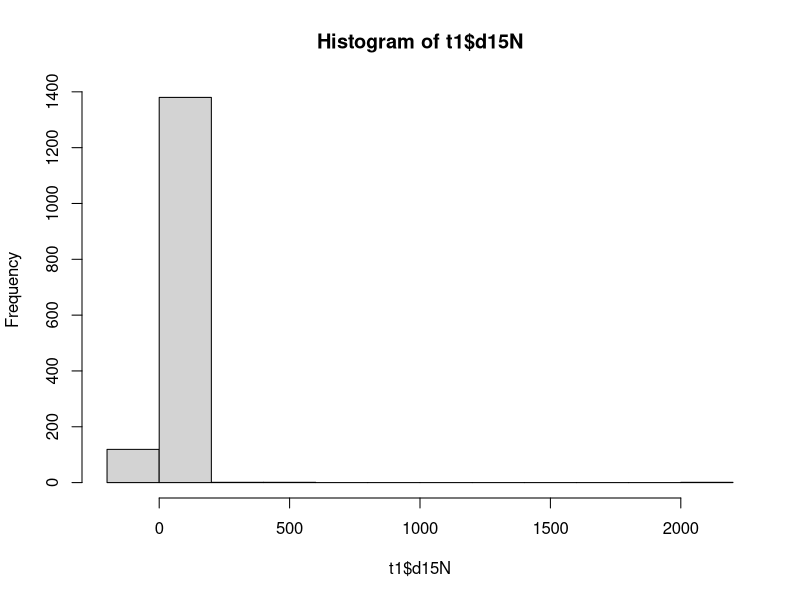
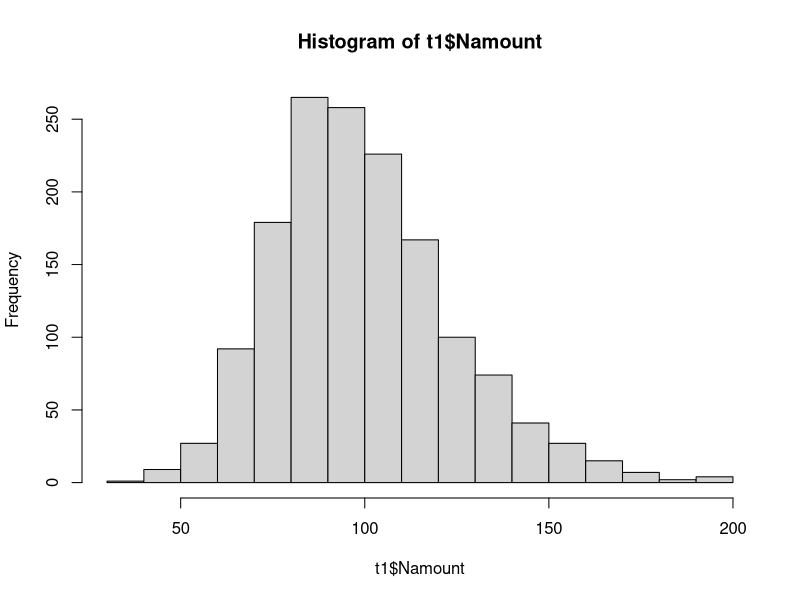
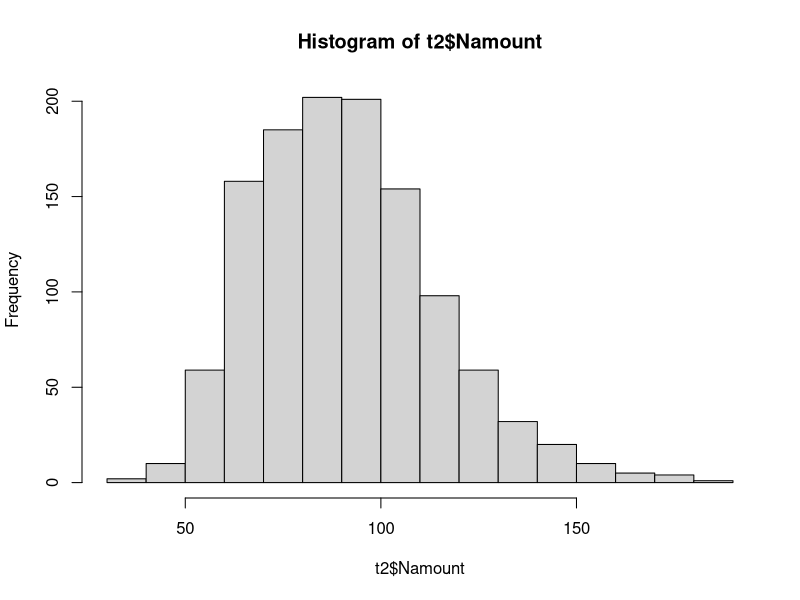
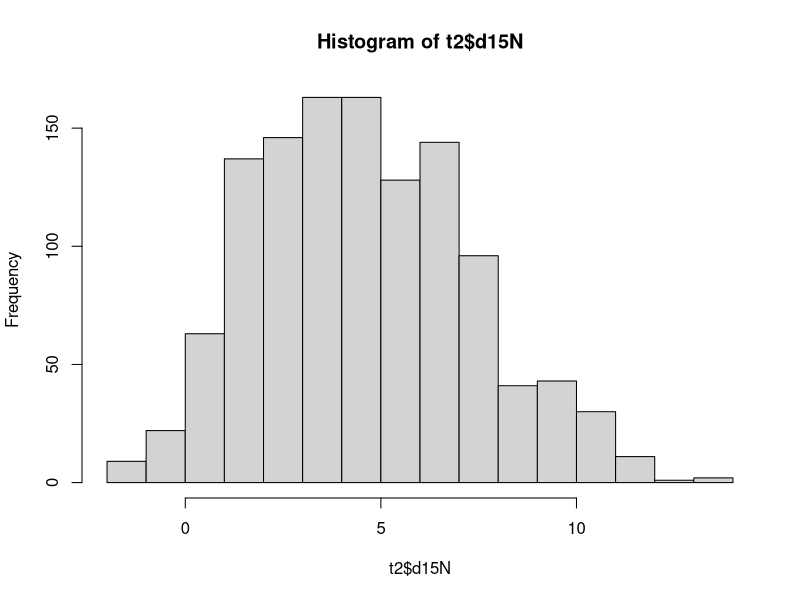
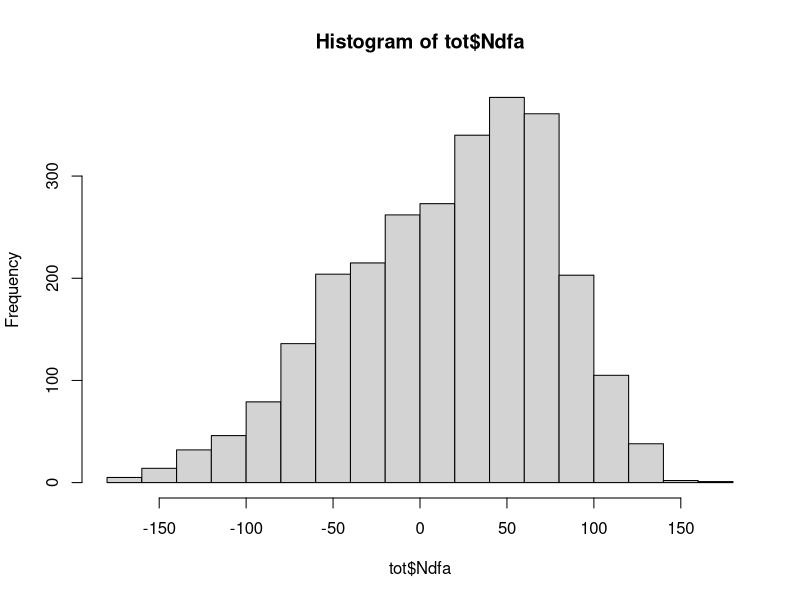

Generate these figures, in order, with R: (Note: this script raises an error after producing the figures.)
### Jinliang Yang
### analysis the N15 data


t1 <- read.csv("data/N15_david_T1.csv")
t1 <- subset(t1, Variety != "Mo 17")
#subset(t1, d15N > 15)
hist(t1$d15N)
t1 <- subset(t1, d15N < 15)
t1 <- subset(t1, Namount < 200)
t1$d15ref <- 5.139456913
hist(t1$Namount)
t1$time <- "T1"
length(table(t1$Variety)) #32


t2 <- read.csv("data/N15_david_T2.csv")
t2$d15ref <- 4.81953438
#t2 <- subset(t2, d15N > 0)
hist(t2$Namount)
hist(t2$d15N)
t2$time <- "T2"
length(table(t2$Variety)) #23

################
tot <- rbind(t1, t2)
tot$block <- gsub(".*-", "", tot$SampleID)
head(tot)
tot$Ndfa <- 100*(tot$d15ref - tot$d15N)/(tot$d15ref)

###############
tot$Variety <- gsub("Tepetongo", "Tepitongo", tot$Variety)
tot$Variety <- gsub("Mo 17", "Mo17", tot$Variety)
tot$Variety <- gsub("Totontepec", "Tontotepec", tot$Variety)
tot$Variety <- gsub("Tontotepec Vidal", "Tontotepec - Vidal", tot$Variety)
tot$Variety <- gsub("^Vidal", "Tontotepec - Vidal", tot$Variety)
tot$Variety <- gsub("^Vicente", "Tontotepec - Vicente", tot$Variety)
tot$Variety <- gsub("^Carmita", "Tontotepec - Carmita", tot$Variety)


hist(tot$Ndfa)
# negative number should be removed

write.table(tot, "cache/d15N_data.csv", sep=",", row.names=FALSE, quote=FALSE)




hist(t1$Namount)
hist(t2$Namount)


fit <- lm(d15N ~ Variety, data=tot)

par(mfrow=c(2,2))
plot(fit)

#######
library("nlme")


res <- mixed_model(data = tot, model = Ndfa ~ Variety, random = ~1 | time/block,  trait = "Ndfa") 
res[order(res[,2]),]

par(mar= (c(8,4,4,2) +0.1) )
res <- res[order(res[,2]),]
barplot(res$Ndfa, names.arg=res$Genotype, cex.names = 0.8, main="Car makes",ylab="Freqency",xlab="",las=2, srt=60)


x <- barplot(res$Ndfa, xaxt="n")
#labs <- paste(names(table(mtcars$cyl)), "cylinders")
text(cex=1, x=x-.25, y=-1.25, labels=res$Genotype, xpd=TRUE, srt=45, pos=2)


par(mar = c(7, 4, 2, 2) + 0.2) #add room for the rotated labels
#use mtcars dataset to produce a barplot with qsec colum information
res <- res[order(res[,2]),]
#this is the line which does the trick (together with barplot "space = 1" parameter)
end_point = 0.5 + nrow(res) + nrow(res)-1 
barplot(res$Ndfa, col="grey50", 
        main="",
        ylab="mtcars - qsec",
        xlab = "",
        space=1)
#rotate 60 degrees, srt=60
text(seq(1.5,end_point,by=2), par("usr")[3]-0.25, 
     srt = 60, adj= 1, xpd = TRUE,
     labels = res$Genotype, cex=0.9)





